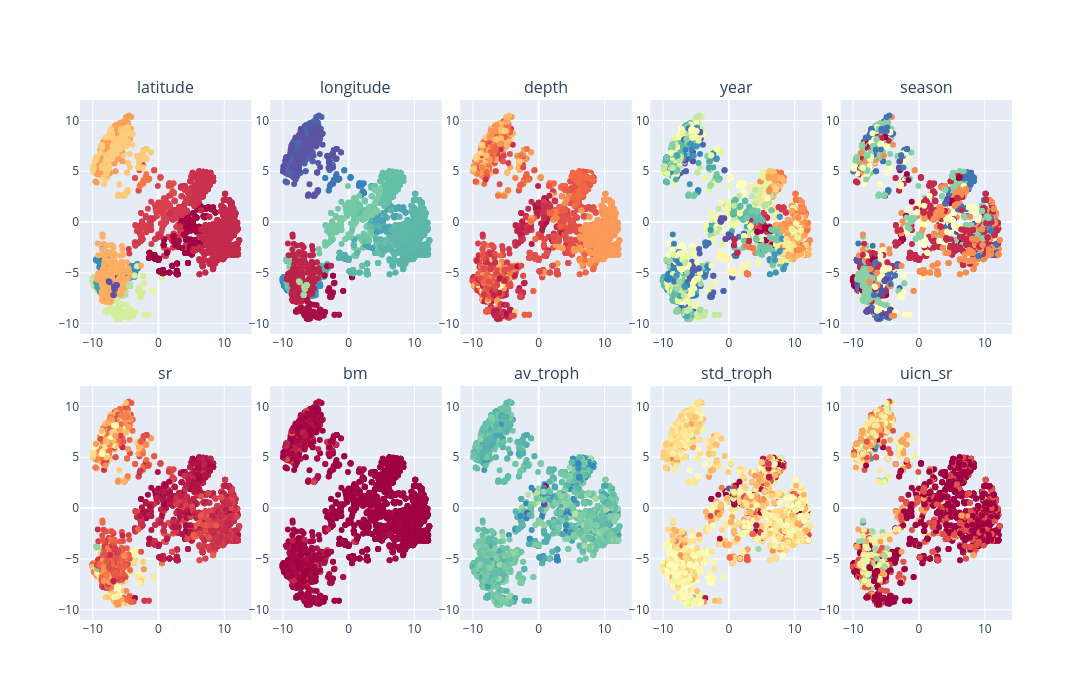

Notebook code for this chart:
### Code cell
# Plot vs indicators

USE_CASE = 'TRANSDUCTIVE' ## or INDUCTIVE

if USE_CASE == 'TRANSDUCTIVE':
    data = td_pca_pd
else:
    data = pca_pd

fig = make_subplots(rows=2, cols=5, subplot_titles=ind.columns,
                    horizontal_spacing = 0.02, vertical_spacing=0.1)

for i in range(len(ind.columns)):
    var = ind.loc[data.index].columns[i]
    fig.add_trace(
        go.Scatter( x=data['pc1'], y=data['pc2'], mode='markers',
                    marker=dict(color=ind.loc[data.index, var], colorscale='Spectral')),
        row= 1 + i // 5, col=1 + i % 5
    )

fig.update_layout(height=700, width=1500, showlegend=False)
fig.show()

### Figure 1 — Plotly figure (JSON) as saved in the notebook; plotly's stock layout.template omitted (floating-point values rounded to 4 significant figures; data arrays with more than 128 entries replaced by an {"elided": "..."} marker saying what was removed)
{"data": [{"marker": {"color": {"elided": "4953 float values"}, "colorscale": [[0, "rgb(158,1,66)"], [0.1, "rgb(213,62,79)"], [0.2, "rgb(244,109,67)"], [0.3, "rgb(253,174,97)"], [0.4, "rgb(254,224,139)"], [0.5, "rgb(255,255,191)"], [0.6, "rgb(230,245,152)"], [0.7, "rgb(171,221,164)"], [0.8, "rgb(102,194,165)"], [0.9, "rgb(50,136,189)"], [1, "rgb(94,79,162)"]]}, "mode": "markers", "type": "scatter", "x": {"elided": "4953 float values"}, "xaxis": "x", "y": {"elided": "4953 float values"}, "yaxis": "y"}, {"marker": {"color": {"elided": "4953 float values"}, "colorscale": [[0, "rgb(158,1,66)"], [0.1, "rgb(213,62,79)"], [0.2, "rgb(244,109,67)"], [0.3, "rgb(253,174,97)"], [0.4, "rgb(254,224,139)"], [0.5, "rgb(255,255,191)"], [0.6, "rgb(230,245,152)"], [0.7, "rgb(171,221,164)"], [0.8, "rgb(102,194,165)"], [0.9, "rgb(50,136,189)"], [1, "rgb(94,79,162)"]]}, "mode": "markers", "type": "scatter", "x": {"elided": "4953 float values"}, "xaxis": "x2", "y": {"elided": "4953 float values"}, "yaxis": "y2"}, {"marker": {"color": {"elided": "4953 float values"}, "colorscale": [[0, "rgb(158,1,66)"], [0.1, "rgb(213,62,79)"], [0.2, "rgb(244,109,67)"], [0.3, "rgb(253,174,97)"], [0.4, "rgb(254,224,139)"], [0.5, "rgb(255,255,191)"], [0.6, "rgb(230,245,152)"], [0.7, "rgb(171,221,164)"], [0.8, "rgb(102,194,165)"], [0.9, "rgb(50,136,189)"], [1, "rgb(94,79,162)"]]}, "mode": "markers", "type": "scatter", "x": {"elided": "4953 float values"}, "xaxis": "x3", "y": {"elided": "4953 float values"}, "yaxis": "y3"}, {"marker": {"color": {"elided": "4953 int values"}, "colorscale": [[0, "rgb(158,1,66)"], [0.1, "rgb(213,62,79)"], [0.2, "rgb(244,109,67)"], [0.3, "rgb(253,174,97)"], [0.4, "rgb(254,224,139)"], [0.5, "rgb(255,255,191)"], [0.6, "rgb(230,245,152)"], [0.7, "rgb(171,221,164)"], [0.8, "rgb(102,194,165)"], [0.9, "rgb(50,136,189)"], [1, "rgb(94,79,162)"]]}, "mode": "markers", "type": "scatter", "x": {"elided": "4953 float values"}, "xaxis": "x4", "y": {"elided": "4953 float values"}, "yaxis": "y4"}, {"marker": {"color": {"elided": "4953 float values"}, "colorscale": [[0, "rgb(158,1,66)"], [0.1, "rgb(213,62,79)"], [0.2, "rgb(244,109,67)"], [0.3, "rgb(253,174,97)"], [0.4, "rgb(254,224,139)"], [0.5, "rgb(255,255,191)"], [0.6, "rgb(230,245,152)"], [0.7, "rgb(171,221,164)"], [0.8, "rgb(102,194,165)"], [0.9, "rgb(50,136,189)"], [1, "rgb(94,79,162)"]]}, "mode": "markers", "type": "scatter", "x": {"elided": "4953 float values"}, "xaxis": "x5", "y": {"elided": "4953 float values"}, "yaxis": "y5"}, {"marker": {"color": {"elided": "4953 int values"}, "colorscale": [[0, "rgb(158,1,66)"], [0.1, "rgb(213,62,79)"], [0.2, "rgb(244,109,67)"], [0.3, "rgb(253,174,97)"], [0.4, "rgb(254,224,139)"], [0.5, "rgb(255,255,191)"], [0.6, "rgb(230,245,152)"], [0.7, "rgb(171,221,164)"], [0.8, "rgb(102,194,165)"], [0.9, "rgb(50,136,189)"], [1, "rgb(94,79,162)"]]}, "mode": "markers", "type": "scatter", "x": {"elided": "4953 float values"}, "xaxis": "x6", "y": {"elided": "4953 float values"}, "yaxis": "y6"}, {"marker": {"color": {"elided": "4953 float values"}, "colorscale": [[0, "rgb(158,1,66)"], [0.1, "rgb(213,62,79)"], [0.2, "rgb(244,109,67)"], [0.3, "rgb(253,174,97)"], [0.4, "rgb(254,224,139)"], [0.5, "rgb(255,255,191)"], [0.6, "rgb(230,245,152)"], [0.7, "rgb(171,221,164)"], [0.8, "rgb(102,194,165)"], [0.9, "rgb(50,136,189)"], [1, "rgb(94,79,162)"]]}, "mode": "markers", "type": "scatter", "x": {"elided": "4953 float values"}, "xaxis": "x7", "y": {"elided": "4953 float values"}, "yaxis": "y7"}, {"marker": {"color": {"elided": "4953 float values"}, "colorscale": [[0, "rgb(158,1,66)"], [0.1, "rgb(213,62,79)"], [0.2, "rgb(244,109,67)"], [0.3, "rgb(253,174,97)"], [0.4, "rgb(254,224,139)"], [0.5, "rgb(255,255,191)"], [0.6, "rgb(230,245,152)"], [0.7, "rgb(171,221,164)"], [0.8, "rgb(102,194,165)"], [0.9, "rgb(50,136,189)"], [1, "rgb(94,79,162)"]]}, "mode": "markers", "type": "scatter", "x": {"elided": "4953 float values"}, "xaxis": "x8", "y": {"elided": "4953 float values"}, "yaxis": "y8"}, {"marker": {"color": {"elided": "4953 float values"}, "colorscale": [[0, "rgb(158,1,66)"], [0.1, "rgb(213,62,79)"], [0.2, "rgb(244,109,67)"], [0.3, "rgb(253,174,97)"], [0.4, "rgb(254,224,139)"], [0.5, "rgb(255,255,191)"], [0.6, "rgb(230,245,152)"], [0.7, "rgb(171,221,164)"], [0.8, "rgb(102,194,165)"], [0.9, "rgb(50,136,189)"], [1, "rgb(94,79,162)"]]}, "mode": "markers", "type": "scatter", "x": {"elided": "4953 float values"}, "xaxis": "x9", "y": {"elided": "4953 float values"}, "yaxis": "y9"}, {"marker": {"color": {"elided": "4953 int values"}, "colorscale": [[0, "rgb(158,1,66)"], [0.1, "rgb(213,62,79)"], [0.2, "rgb(244,109,67)"], [0.3, "rgb(253,174,97)"], [0.4, "rgb(254,224,139)"], [0.5, "rgb(255,255,191)"], [0.6, "rgb(230,245,152)"], [0.7, "rgb(171,221,164)"], [0.8, "rgb(102,194,165)"], [0.9, "rgb(50,136,189)"], [1, "rgb(94,79,162)"]]}, "mode": "markers", "type": "scatter", "x": {"elided": "4953 float values"}, "xaxis": "x10", "y": {"elided": "4953 float values"}, "yaxis": "y10"}], "layout": {"annotations": [{"font": {"size": 16}, "showarrow": false, "text": "latitude", "x": 0.092, "xanchor": "center", "xref": "paper", "y": 1, "yanchor": "bottom", "yref": "paper"}, {"font": {"size": 16}, "showarrow": false, "text": "longitude", "x": 0.296, "xanchor": "center", "xref": "paper", "y": 1, "yanchor": "bottom", "yref": "paper"}, {"font": {"size": 16}, "showarrow": false, "text": "depth", "x": 0.5, "xanchor": "center", "xref": "paper", "y": 1, "yanchor": "bottom", "yref": "paper"}, {"font": {"size": 16}, "showarrow": false, "text": "year", "x": 0.704, "xanchor": "center", "xref": "paper", "y": 1, "yanchor": "bottom", "yref": "paper"}, {"font": {"size": 16}, "showarrow": false, "text": "season", "x": 0.908, "xanchor": "center", "xref": "paper", "y": 1, "yanchor": "bottom", "yref": "paper"}, {"font": {"size": 16}, "showarrow": false, "text": "sr", "x": 0.092, "xanchor": "center", "xref": "paper", "y": 0.45, "yanchor": "bottom", "yref": "paper"}, {"font": {"size": 16}, "showarrow": false, "text": "bm", "x": 0.296, "xanchor": "center", "xref": "paper", "y": 0.45, "yanchor": "bottom", "yref": "paper"}, {"font": {"size": 16}, "showarrow": false, "text": "av_troph", "x": 0.5, "xanchor": "center", "xref": "paper", "y": 0.45, "yanchor": "bottom", "yref": "paper"}, {"font": {"size": 16}, "showarrow": false, "text": "std_troph", "x": 0.704, "xanchor": "center", "xref": "paper", "y": 0.45, "yanchor": "bottom", "yref": "paper"}, {"font": {"size": 16}, "showarrow": false, "text": "uicn_sr", "x": 0.908, "xanchor": "center", "xref": "paper", "y": 0.45, "yanchor": "bottom", "yref": "paper"}], "height": 700, "showlegend": false, "width": 1500, "xaxis": {"anchor": "y", "domain": [0, 0.184]}, "xaxis10": {"anchor": "y10", "domain": [0.816, 1]}, "xaxis2": {"anchor": "y2", "domain": [0.204, 0.388]}, "xaxis3": {"anchor": "y3", "domain": [0.408, 0.592]}, "xaxis4": {"anchor": "y4", "domain": [0.612, 0.796]}, "xaxis5": {"anchor": "y5", "domain": [0.816, 1]}, "xaxis6": {"anchor": "y6", "domain": [0, 0.184]}, "xaxis7": {"anchor": "y7", "domain": [0.204, 0.388]}, "xaxis8": {"anchor": "y8", "domain": [0.408, 0.592]}, "xaxis9": {"anchor": "y9", "domain": [0.612, 0.796]}, "yaxis": {"anchor": "x", "domain": [0.55, 1]}, "yaxis10": {"anchor": "x10", "domain": [0, 0.45]}, "yaxis2": {"anchor": "x2", "domain": [0.55, 1]}, "yaxis3": {"anchor": "x3", "domain": [0.55, 1]}, "yaxis4": {"anchor": "x4", "domain": [0.55, 1]}, "yaxis5": {"anchor": "x5", "domain": [0.55, 1]}, "yaxis6": {"anchor": "x6", "domain": [0, 0.45]}, "yaxis7": {"anchor": "x7", "domain": [0, 0.45]}, "yaxis8": {"anchor": "x8", "domain": [0, 0.45]}, "yaxis9": {"anchor": "x9", "domain": [0, 0.45]}}}
